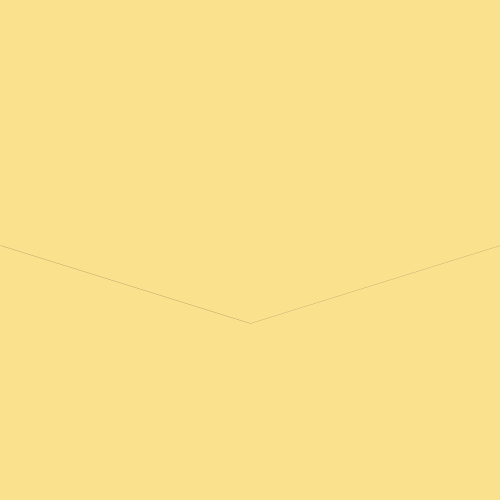
Frame 1 (no input)
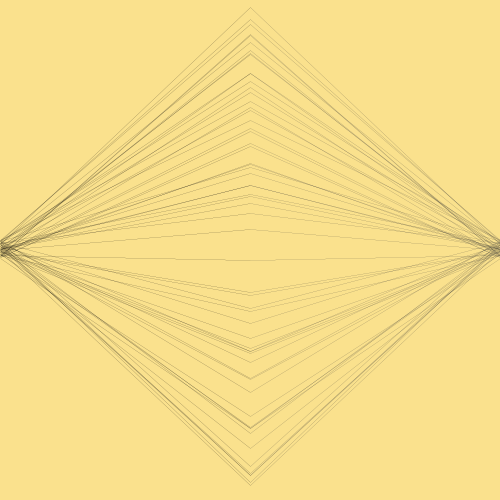
Frame 60 (the mouse pressed at the canvas centre just before this capture)
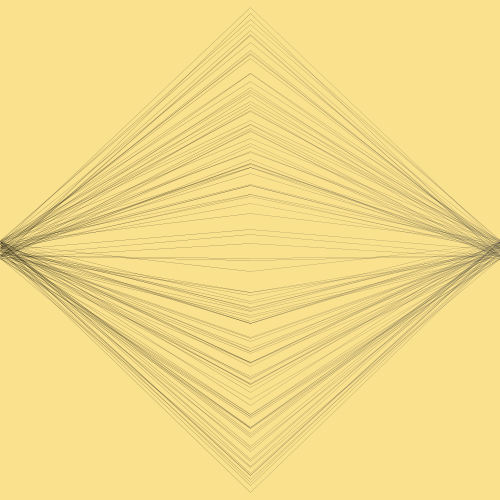
Frame 120 (the mouse held since frame 60 and released just before this capture)

The Processing sketch that drew these frames (run headless with seeded random() and noise(); from frame 60 on, the mouse is pressed at the canvas centre):

// Processing sketch: processing_28035
// ── processing_28035.pde

float a;
float b;
void setup(){
  size(500,500);
  background(#FAE18D);
  smooth();
  noCursor();
  strokeWeight(0.1);
}


void draw(){
stroke(0);

  a=random (0,500);
  b=random (240,260);
line (0,b,250,a);
stroke(50);
line (500,b,250,a);

if(mousePressed){
  stroke(#FAE18D);
   a=random (0,500);
  b=random (240,260);
line (0,b,250,a);
stroke(#FAE18D);
line (500,b,250,a);
}  


}

           
                
